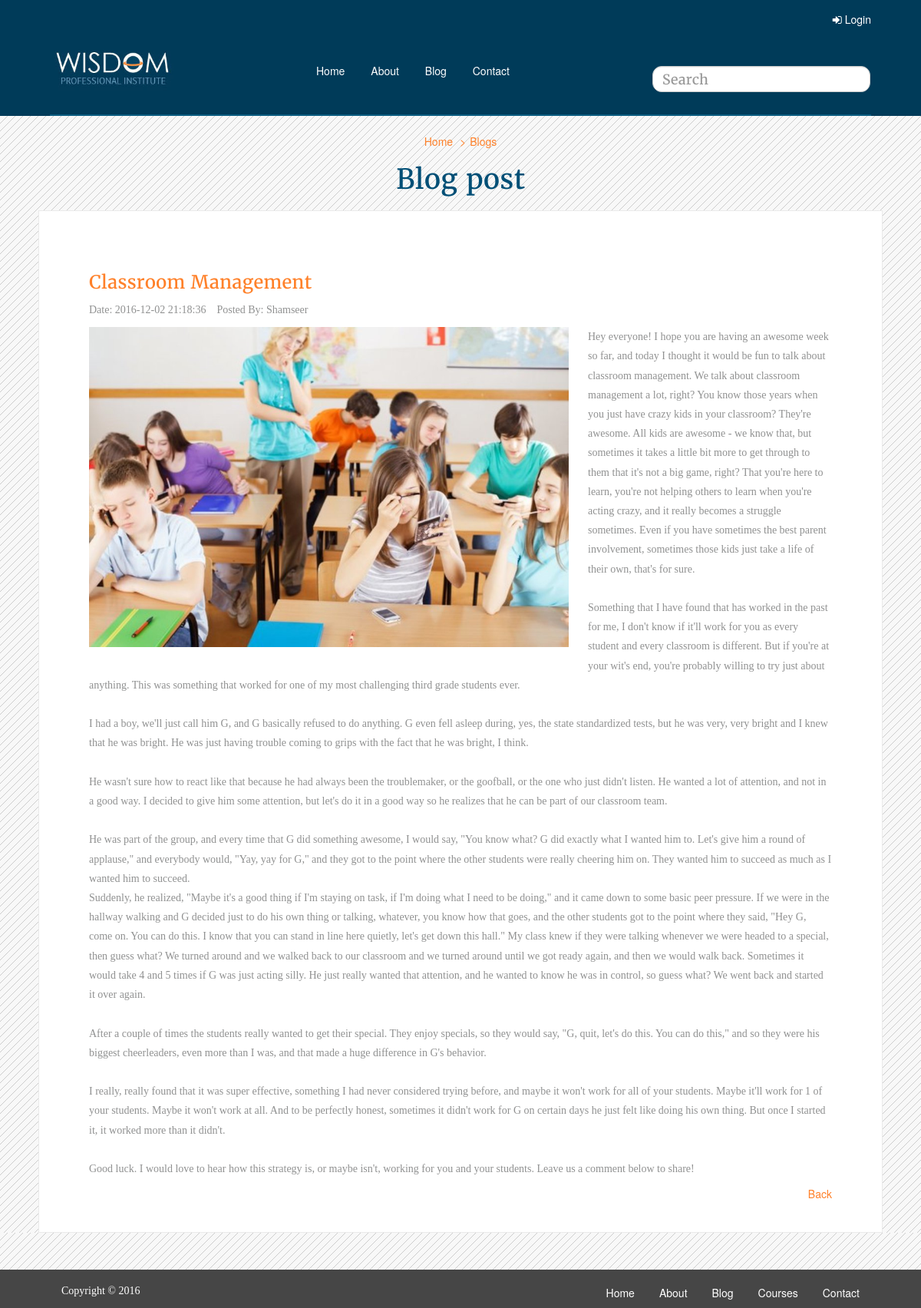
Screenshot of /Wisdom/blog_full.php?sl_no=6 with the database file from the repository.
### tables this page shows
CREATE TABLE IF NOT EXISTS `blogs` (
  `sl_no` int(50) NOT NULL AUTO_INCREMENT,
  `blog_heading` varchar(250) NOT NULL,
  `blog_text` longtext NOT NULL,
  `image_name` varchar(250) NOT NULL,
  `time_stamp` timestamp NOT NULL DEFAULT CURRENT_TIMESTAMP,
  `author` varchar(100) NOT NULL,
  PRIMARY KEY (`sl_no`)
);

### Wisdom/blog_full.php (the view, shortened to what this page needs)
<?php require_once('Connections/wisdom.php'); ?>
<?php
$logoutAction = $_SERVER['PHP_SELF']."?doLogout=true";
if ((isset($_SERVER['QUERY_STRING'])) && ($_SERVER['QUERY_STRING'] != "")){
  $logoutAction .="&". htmlentities($_SERVER['QUERY_STRING']);
}
?>
<?php
if (!function_exists("GetSQLValueString")) {
function GetSQLValueString($theValue, $theType, $theDefinedValue = "", $theNotDefinedValue = "")
{
  $theValue = function_exists("mysql_real_escape_string") ? mysql_real_escape_string($theValue) : mysql_escape_string($theValue);
  switch ($theType) {
    case "text":
      $theValue = ($theValue != "") ? "'" . $theValue . "'" : "NULL";
      break;
    case "long":
    case "int":
      $theValue = ($theValue != "") ? intval($theValue) : "NULL";
      break;
  }
  return $theValue;
}
}
$maxRows_blog_full = 1;
$pageNum_blog_full = 0;
$startRow_blog_full = $pageNum_blog_full * $maxRows_blog_full;
$colname_blog_full = "-1";
if (isset($_GET['sl_no'])) {
  $colname_blog_full = $_GET['sl_no'];
}
$query_blog_full = sprintf("SELECT * FROM blogs WHERE sl_no = %s", GetSQLValueString($colname_blog_full, "int"));
$query_limit_blog_full = sprintf("%s LIMIT %d, %d", $query_blog_full, $startRow_blog_full, $maxRows_blog_full);
$blog_full = mysql_query($query_limit_blog_full, $wisdom) or die(mysql_error());
$row_blog_full = mysql_fetch_assoc($blog_full);
?>
<!DOCTYPE html>
<html xmlns="http://www.w3.org/1999/xhtml">
<head>
    <link href="css/bootstrap.min.css" rel="stylesheet">
    <link href="css/font-awesome.min.css" rel="stylesheet">
    <link href="css/my_style.css" rel="stylesheet" type="text/css" />
	<link href="css/thumbnail-slider.css" rel="stylesheet" />
</head>
<body>
	<div class="container-fluid bg_blue">
      <div class="col-lg-12" >
        <div class="login-icon">
			<?php if(isset($_SESSION['MM_Username'])){ ?>
            	<a href="<?php echo $logoutAction ?>" class="pull-right"> <i class="fa fa-sign-out"></i> Logout</a><span class="user_text pull-right white_font"><i class="fa fa-user"> </i> <?php echo ($_SESSION['MM_Username']) ?></span>
            	<div class="clearfix"></div>
            <?php } else { ?>
            	<a href="login.php" class="pull-right"><i class="fa fa-sign-in"></i> Login</a>
            	<div class="clearfix"></div>
            <?php } ?>
        </div>
      </div>
      <div class="col-md-12">
        <div class="row">
          <nav class="navbar">
			<div class="navbar-header">
          <a class="navbar-brand" href="#"><img src="images/logo_03.jpg" class="img-responsive" width="160px" /></a>
        </div>
        <div class="collapse navbar-collapse" id="bs-example-navbar-collapse-1">
          <ul class="nav navbar-nav">
            <li><a href="index.php">Home</a></li>
            <li><a href="about.php">About</a></li>
            <li><a href="blog.php">Blog</a></li>
            <li><a href="contact.php">Contact</a></li>
          <form name="searchbar" class="navbar-form navbar-right" method="post">
            <div class="form-group">
              <input name="searchin" type="text" class="form-control" placeholder="Search" required>
            </div>
          </form>
          </ul>
        </div>
        </nav>
       </div>
       </div>
    </div>
    <div class="container-fluid bg_blue">
        <div class="col-md-12">
            <hr class="navbar-line" />
        </div>
    </div>
    <div class="container-fluid bg_pattern">
    <div class="row">
     <ol class="breadcrumb text-center orange_font" >
     	<li><a href="index.php">Home</a></li>
    	<li><a href="#">Blogs</a></li>
      </ol>
      <h1 class="blue_font text-center">Blog post</h1>
       <div class="col-md-12 pad10">
		<div class="box2">
			 <?php do { ?>
           	 <h3 class="orange_font"><?php echo $row_blog_full['blog_heading']; ?></h3>
             <p>Date: <?php echo $row_blog_full['time_stamp']; ?> &nbsp;&nbsp; Posted By: <?php echo $row_blog_full['author']; ?></p>
             <p>
               <img src="images/<?php echo $row_blog_full['image_name']; ?>.jpg" class="img-responsive pull-left blog_small_img">
              <?php echo nl2br($row_blog_full['blog_text']); ?>
             </p>
             <?php } while ($row_blog_full = mysql_fetch_assoc($blog_full)); ?>
             <a href="blog.php" class="orange_font pull-right">Back</a>
         </div>
       </div>
     </div>
 </div>
  <div class="bg_pattern pad20">
    <div class="container-fluid bg_footer">
           <div class="col-md-12">
        	<div class="col-md-6">
     			<p class="white_font">Copyright &copy; 2016</p>
        	</div>
        	<div class="col-md-6">
                <ul class="nav nav-pills navbar-right">
                	<li><a href="index.php">Home</a></li>
                	<li><a href="about.php">About</a></li>
                	<li><a href="blog.php">Blog</a></li>
                	<li><a href="courses.php">Courses</a></li>
                	<li><a href="contact.php">Contact</a></li>
                </ul>
        	</div>
           </div>
    </div>
  </div>
</body>
</html>

### Wisdom/css/my_style.css (style rules this page uses)
.container-fluid { padding-left:50px; padding-right:50px; }
.bg_blue { background-color:#003b59; }
.bg_footer { background-color:#464646; margin-top:30px; padding-top:15px; }
.pad20 { padding-top:18px; }
.orange_font { color:#ff812a; }
.white_font { color:#fff; }
.blue_font { color:#004f76; }
.login-icon a { color:#FFF; }
.login-icon { padding-top:15px; padding-bottom:15px; }
.navbar-nav { width:100%; text-align:center; float:none; }
ul.navbar-nav { margin-top:25px; }
.navbar-nav li { float:none; display:inline-block; }
.nav > li > a { color:#FFF; border-radius:10px; padding-top:5px; padding-bottom:5px; }
.navbar-line { margin:0; border-color:#0b5d81; border-width:2px; }
.navbar-collapse, .navbar-form { border-top: 1px solid transparent; -webkit-box-shadow: inset 0 1px 0 transparent; box-shadow:0 0 0 transparent; }
h1, h2, h3, h4, h5, h6 { font-family:"myfont1"; color:#999999; }
p { font-family:"myfont2"; color:#909191; line-height:1.8em; }
.bg_pattern { background-image:url(../images/1675851710-1348979047website-pattern-03.jpg); }
.box2 { background-color:#FFF; border:#eaeaea 1px solid; padding:60px 65px ; }
input { border-radius:12px !important; font-family:myfont1; font-size:18px !important; }
.breadcrumb { background-color: transparent; margin-top:15px; padding-bottom:0; margin-bottom:0; }
.breadcrumb a { color: #ff812a; }
.breadcrumb>li+li:before { padding:0 5px;color:#ff812a;content:">" }
.pad10 { padding-top:10px; }
.course_details_box h4, { margin-top:5px; }
.blog_small_img { padding-right:25px; padding-bottom:20px; max-width:650px; max-height:500px; }

### rows the page displays
blogs: blog_heading "Classroom Management", time_stamp "2016-12-02 21:18:36", author "Shamseer", image_name (picture), blog_text "Hey everyone! I hope you are having an awesome week so far, and today I thought it would be fun to talk about classroom management. We talk about classroom management a lot, right? You know those years when you just have crazy kids in your classroom? They're awesome. All kids are awesome - we know that, but sometimes it takes a little bit more to get through to them that it's not a big game, right? That you're here to learn, you're not helping others to learn when you're acting crazy, and it really becomes a struggle sometimes. Even if you have sometimes the best parent involvement, sometimes those kids just take a life of their own, that's for sure. Something that I have found that has…"
